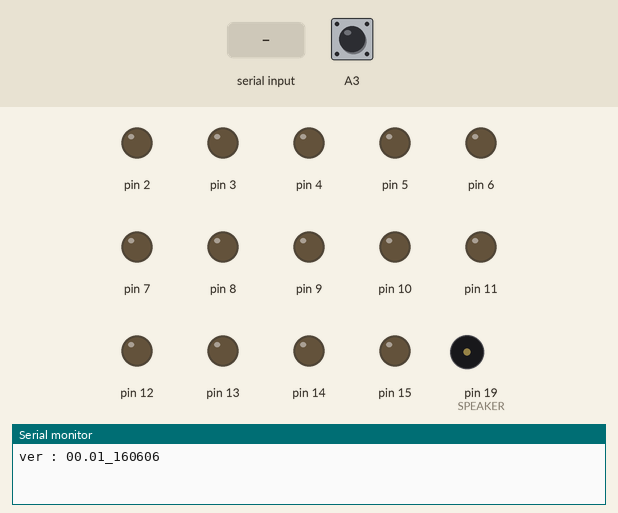
Simulated run of this sketch. Board: Arduino Uno, built with avr-gcc and run on an emulated ATmega328P. On the bench: output pins drawn as LEDs (lit = HIGH), buzzer (waves = sounding), the last lines printed to the serial monitor. Inputs (shaded band) come from the test bench; at power-on: A3 HIGH.

Above: at 1.2 s.
1.3 s: byte 116 ('t') received over Serial
At 1.6 s:
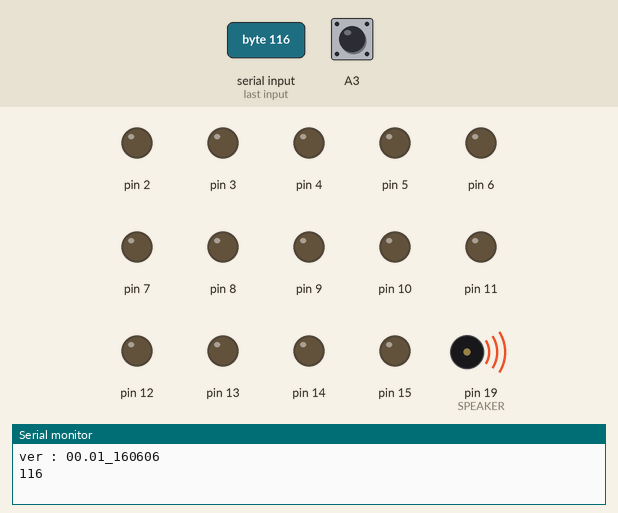
3.5 s: "1" received over Serial
Timing chart, 0 to 6.5 s (numbered marks = the images above; inputs shaded):
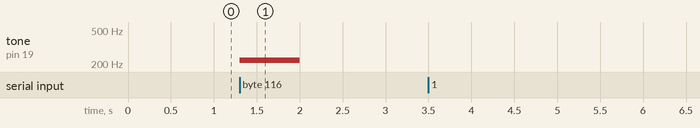

The sketch:

AlarmBoy.ino
```cpp
#include "sound.hpp"
#include "define.hpp"

char ledStates[21]; // 'a'(D0) to 'v'(A7) = 21
char blinkState;    // on or off
unsigned long previousMillis = 0;        // will store last time blinkState was updated

void setup() {
  // set pin mode
  for(int i=D_START; i <= D_END; i++){
    pinMode(i, OUTPUT);
  }

  // A3 Button Input Pin
  pinMode(A3, INPUT_PULLUP);

  Serial.begin(9600);
  Serial.print("ver : ");
  Serial.println(VERSION);
}

void loop() {
  // read from Serial
  int input;
  input = Serial.read();

  if(-1 != input){
    Serial.println(input);
  }
  // dispatch Serial input
  if(-1 == input){
    // nop. no input.
  }else if(A3 == input - 'a' || A3 == input - 'A' ){
    // nop. A3 pin used Button input.
  }else if('t' == input){
    // NG Sound
    PlayNgSounds();
  }else if('T' == input){
    // OK Sound
    PlayOkSounds();
  }else if('a' <= input && input <= 'v'){
    // set pin HIGH. a:D0 to n:D13, o:A0 to v:A7
    digitalWrite(input-'a', HIGH);
    ledStates[input-'a'] = HIGH;
  }else if('A' <= input && input <= 'V'){
    // set pin LOW. A:D0 to N:D13, O:A0 to V:A7
    digitalWrite(input-'A', LOW);
    ledStates[input-'A'] = LOW;
  }else{
    Serial.print("invalid serial input. ");
    Serial.println(input);
  }

  // if push button then stop LED blink
  if( LOW == digitalRead(A3) ){
    ledStates[2] = LOW;
    ledStates[9] = LOW;
  }

  // check blink Sycle
  unsigned long currentMillis = millis();
  if (currentMillis - previousMillis >= BKINK_INTERVAL) {
    blinkState = blinkState ? LOW : HIGH;
    previousMillis = currentMillis;
  }

  // blink LED D2 and D9
  digitalWrite(2, ledStates[2] & blinkState);
  digitalWrite(9, ledStates[9] & blinkState);
}
```

define.hpp
```cpp
#define D_START 2   // 2:from D2
#define D_END 18    // 18:to A4
#define SPEAKER 19  // 19:A5
#define BEAT 150    // [ms]
#define VERSION "00.01_160606" // varsion
#define BKINK_INTERVAL 1000 // LED switching on/off time
```

pitches.h
```cpp
/*************************************************
 * Public Constants
 *************************************************/

#define NOTE_B0  31
#define NOTE_C1  33
#define NOTE_CS1 35
#define NOTE_D1  37
#define NOTE_DS1 39
#define NOTE_E1  41
#define NOTE_F1  44
#define NOTE_FS1 46
#define NOTE_G1  49
#define NOTE_GS1 52
#define NOTE_A1  55
#define NOTE_AS1 58
#define NOTE_B1  62
#define NOTE_C2  65
#define NOTE_CS2 69
#define NOTE_D2  73
#define NOTE_DS2 78
#define NOTE_E2  82
#define NOTE_F2  87
#define NOTE_FS2 93
#define NOTE_G2  98
#define NOTE_GS2 104
#define NOTE_A2  110
#define NOTE_AS2 117
#define NOTE_B2  123
#define NOTE_C3  131
#define NOTE_CS3 139
#define NOTE_D3  147
#define NOTE_DS3 156
#define NOTE_E3  165
#define NOTE_F3  175
#define NOTE_FS3 185
#define NOTE_G3  196
#define NOTE_GS3 208
#define NOTE_A3  220
#define NOTE_AS3 233
#define NOTE_B3  247
#define NOTE_C4  262
#define NOTE_CS4 277
#define NOTE_D4  294
#define NOTE_DS4 311
#define NOTE_E4  330
#define NOTE_F4  349
#define NOTE_FS4 370
#define NOTE_G4  392
#define NOTE_GS4 415
#define NOTE_A4  440
#define NOTE_AS4 466
#define NOTE_B4  494
#define NOTE_C5  523
#define NOTE_CS5 554
#define NOTE_D5  587
#define NOTE_DS5 622
#define NOTE_E5  659
#define NOTE_F5  698
#define NOTE_FS5 740
#define NOTE_G5  784
#define NOTE_GS5 831
#define NOTE_A5  880
#define NOTE_AS5 932
#define NOTE_B5  988
#define NOTE_C6  1047
#define NOTE_CS6 1109
#define NOTE_D6  1175
#define NOTE_DS6 1245
#define NOTE_E6  1319
#define NOTE_F6  1397
#define NOTE_FS6 1480
#define NOTE_G6  1568
#define NOTE_GS6 1661
#define NOTE_A6  1760
#define NOTE_AS6 1865
#define NOTE_B6  1976
#define NOTE_C7  2093
#define NOTE_CS7 2217
#define NOTE_D7  2349
#define NOTE_DS7 2489
#define NOTE_E7  2637
#define NOTE_F7  2794
#define NOTE_FS7 2960
#define NOTE_G7  3136
#define NOTE_GS7 3322
#define NOTE_A7  3520
#define NOTE_AS7 3729
#define NOTE_B7  3951
#define NOTE_C8  4186
#define NOTE_CS8 4435
#define NOTE_D8  4699
#define NOTE_DS8 4978
```

sound.cpp
```cpp
#include "Arduino.h"
#include "define.hpp"
#include "pitches.h"
#include "sound.hpp"

// Play OK sounds
void PlayOkSounds(){
  // Marios coin sound
//    tone(SPEAKER,NOTE_A5,200);
//    delay(200);
//    tone(SPEAKER,NOTE_C6,500);

  // Marios 1up sound
  tone(SPEAKER,NOTE_E5,BEAT);
  delay(BEAT);
  tone(SPEAKER,NOTE_G5,BEAT);
  delay(BEAT);
  tone(SPEAKER,NOTE_E5,BEAT);
  delay(BEAT);
  tone(SPEAKER,NOTE_C6,BEAT);
  delay(BEAT);
  tone(SPEAKER,NOTE_D6,BEAT);
  delay(BEAT);
  tone(SPEAKER,NOTE_G6,BEAT);
  delay(BEAT);
}

// Play NG sounds
void PlayNgSounds(){
  tone(SPEAKER,NOTE_A3,700);
}
```

sound.hpp
```cpp
// Play OK sounds
void PlayOkSounds();

// Play NG sounds
void PlayNgSounds();
```

Measured:
- after the input at 1.3 s, tone on pin 19 (SPEAKER): silent → 220 Hz at once, → silent 0.70 s later
